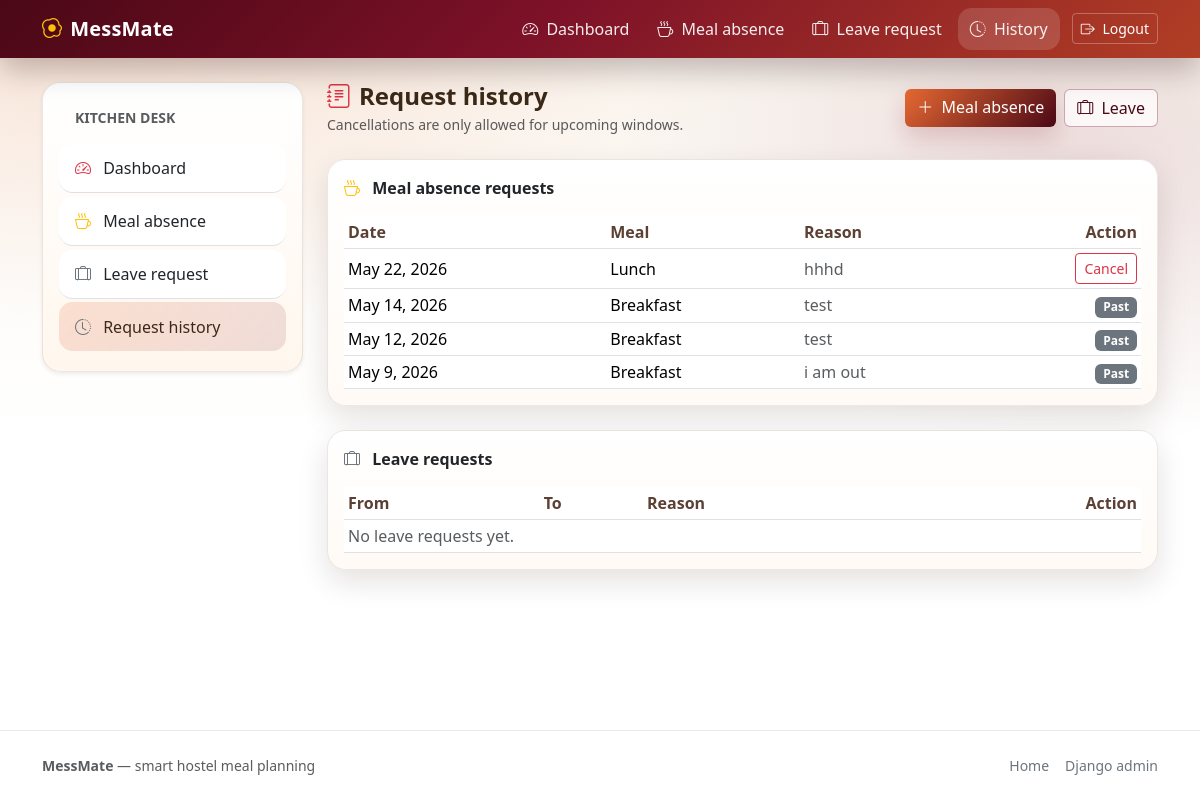
/requests/ (signed in), run on the app's committed database.
### mess/models.py (models this page shows, shortened)
class MealAbsence(models.Model):
    class MealType(models.TextChoices):
        BREAKFAST = "BREAKFAST", "Breakfast"
        LUNCH = "LUNCH", "Lunch"
        DINNER = "DINNER", "Dinner"
    student = models.ForeignKey(
        StudentProfile,
        on_delete=models.CASCADE,
        related_name="meal_absences",
    )
    date = models.DateField()
    meal_type = models.CharField(max_length=10, choices=MealType.choices)
    reason = models.TextField(blank=True)
    created_at = models.DateTimeField(auto_now_add=True)
    is_seen = models.BooleanField(default=False)
    class Meta:
        constraints = [
            models.UniqueConstraint(
                fields=["student", "date", "meal_type"],
                name="unique_meal_absence_per_day",
            )
        ]
        ordering = ["-date", "-created_at"]

### mess/views.py (the view)
# urls.py: path("requests/", views.request_history, name="request_history"),
@login_required
def request_history(request):
    profile = _get_student_profile(request.user)
    if profile is None:
        messages.error(request, "Student profile not found.")
        return redirect("home")
    today = _today()
    meal_absences = MealAbsence.objects.filter(student=profile)
    leave_requests = LeaveRequest.objects.filter(student=profile)
    return render(
        request,
        "mess/request_history.html",
        {
            "today": today,
            "meal_absences": meal_absences,
            "leave_requests": leave_requests,
        },
    )

### mess/context_processors.py (called while the page is built)
def mess_notifications(request):
    ctx = {"unseen_meal_count": 0, "unseen_leave_count": 0}
    user = getattr(request, "user", None)
    if user is None or not user.is_authenticated or not user.is_staff:
        return ctx
    ctx["unseen_meal_count"] = MealAbsence.objects.filter(is_seen=False).count()
    ctx["unseen_leave_count"] = LeaveRequest.objects.filter(is_seen=False).count()
    return ctx

### mess/views.py (called while the page is built)
def _get_student_profile(user: StudentUser) -> StudentProfile | None:
    try:
        return user.profile
    except StudentProfile.DoesNotExist:
        return None

def _today() -> date:
    return timezone.localdate()

### templates/mess/request_history.html (shortened to what this page needs)
{% extends 'base.html' %}
{% block content %}
  <div class="d-flex flex-wrap gap-2 align-items-center justify-content-between mb-4">
    <div>
      <div class="h4 fw-semibold mb-1 d-flex align-items-center gap-2">
        <i class="bi bi-journal-text text-danger"></i> Request history
      </div>
      <div class="text-muted small">Cancellations are only allowed for upcoming windows.</div>
    </div>
    <div class="d-flex flex-wrap gap-2">
      <a class="btn btn-mess-primary" href="{% url 'meal_absence_create' %}"><i class="bi bi-plus-lg me-1"></i> Meal absence</a>
      <a class="btn btn-outline-mess" href="{% url 'leave_request_create' %}"><i class="bi bi-suitcase-lg me-1"></i> Leave</a>
    </div>
  </div>
  <div class="card card-mess mb-4">
    <div class="card-body">
      <div class="fw-semibold mb-3"><i class="bi bi-cup-hot me-2 text-warning"></i> Meal absence requests</div>
      <div class="table-responsive">
        <table class="table table-sm align-middle table-mess mb-0">
          <thead>
            <tr>
              <th>Date</th>
              <th>Meal</th>
              <th>Reason</th>
              <th class="text-end">Action</th>
            </tr>
          </thead>
          <tbody>
            {% for a in meal_absences %}
              <tr>
                <td>{{ a.date }}</td>
                <td>{{ a.get_meal_type_display }}</td>
                <td class="text-muted">{{ a.reason|default:"—" }}</td>
                <td class="text-end">
                  {% if a.date >= today %}
                    <form class="d-inline" method="post" action="{% url 'cancel_meal_absence' a.id %}">
                      <button class="btn btn-sm btn-outline-danger" type="submit">Cancel</button>
                    </form>
                  {% else %}
                    <span class="badge text-bg-secondary">Past</span>
                  {% endif %}
                </td>
              </tr>
            {% empty %}
              <tr><td colspan="4" class="text-muted">No meal absence requests yet.</td></tr>
            {% endfor %}
          </tbody>
        </table>
      </div>
    </div>
  </div>
  <div class="card card-mess">
    <div class="card-body">
      <div class="fw-semibold mb-3"><i class="bi bi-suitcase-lg me-2 text-secondary"></i> Leave requests</div>
      <div class="table-responsive">
        <table class="table table-sm align-middle table-mess mb-0">
          <thead>
            <tr>
              <th>From</th>
              <th>To</th>
              <th>Reason</th>
              <th class="text-end">Action</th>
            </tr>
          </thead>
          <tbody>
            {% for l in leave_requests %}
              <tr>
                <td>{{ l.from_date }}</td>
                <td>{{ l.to_date }}</td>
                <td class="text-muted">{{ l.reason|default:"—" }}</td>
                <td class="text-end">
                  {% if l.to_date >= today %}
                    <form class="d-inline" method="post" action="{% url 'cancel_leave_request' l.id %}">
                      {% csrf_token %}
                      <button class="btn btn-sm btn-outline-danger" type="submit">Cancel</button>
                    </form>
                  {% else %}
                    <span class="badge text-bg-secondary">Past</span>
                  {% endif %}
                </td>
              </tr>
            {% empty %}
              <tr><td colspan="4" class="text-muted">No leave requests yet.</td></tr>
            {% endfor %}
          </tbody>
        </table>
      </div>
    </div>
  </div>
{% endblock %}

### static/css/app.css (style rules this page uses)
:root { --mess-cream: #faf6ef; --mess-cream-2: #f3eadd; --mess-brown: #3b2918; --mess-brown-soft: #5c4033; --mess-orange: #e86a33; --mess-orange-deep: #c44f24; --mess-ruby: #7d1128; --mess-ruby-dark: #4a0816; --mess-muted: rgba(59, 41, 24, 0.68); --mess-shadow: 0 12px 30px rgba(45, 20, 8, 0.12); --mess-radius-lg: 1.15rem; }
html { scroll-behavior: smooth; }
body.hostel-mess { font-feature-settings: "ss01" 1, "ss02" 1; }
body { background: radial-gradient(1200px 600px at 10% 0%, rgba(232, 106, 51, 0.15), transparent 55%), radial-gradient(900px 550px at 90% 20%, rgba(125, 17, 40, 0.12), transparent 52%), linear-gradient(to bottom, var(--mess-cream), #ffffff 55%); color: var(--mess-brown); min-height: 100vh; }
.card-mess { border: 1px solid rgba(92, 64, 51, 0.12); border-radius: var(--mess-radius-lg); box-shadow: var(--mess-shadow); background: linear-gradient(180deg, #ffffff, #fffaf5); }
.table-mess thead th { color: var(--mess-brown-soft); font-weight: 600; border-bottom: 1px solid rgba(92, 64, 51, 0.16); }
.btn-mess-primary { border: 0 !important; color: #fff !important; background: linear-gradient(135deg, var(--mess-orange), var(--mess-ruby-dark)) !important; box-shadow: 0 12px 24px rgba(125, 17, 40, 0.18); }
.btn-outline-mess { border-color: rgba(124, 17, 40, 0.35) !important; color: var(--mess-ruby-dark) !important; background-color: rgba(255, 255, 255, 0.75) !important; }

### data on the page
MealAbsence: date "May 22, 2026", meal_type "Lunch", reason "hhhd", shows "Cancel"
MealAbsence: date "May 14, 2026", meal_type "Breakfast", reason "test", shows "Past"
MealAbsence: date "May 12, 2026", meal_type "Breakfast", reason "test", shows "Past"
MealAbsence: date "May 9, 2026", meal_type "Breakfast", reason "i am out", shows "Past"
